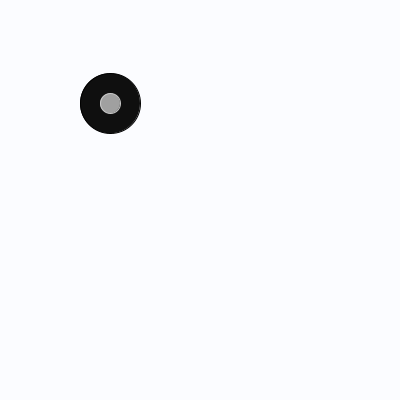
Frame 1 (no input)
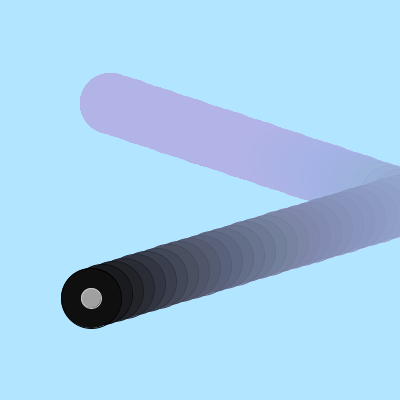
Frame 60 (the mouse pressed at the canvas centre just before this capture)
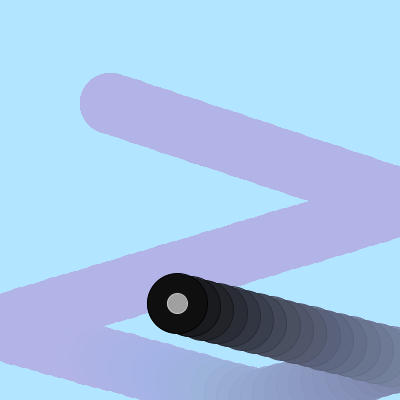
Frame 120 (the mouse held since frame 60 and released just before this capture)

The Processing sketch that drew these frames (run headless with seeded random() and noise(); from frame 60 on, the mouse is pressed at the canvas centre):

// Processing sketch: processing_27246
// ── processing_27246.pde



float x = 100;
float y = 100;
float xspeed = 10;
float yspeed = 3.3;

void setup() {
  size(400,400);
  smooth();
  background(255);
}

void draw() {
  noStroke();
  fill(255,180, 390, 5);
  rect(0,0,width,height);
   noStroke();
  fill(160,180, 390, 5);
  rect(0,0,width,height);
  noStroke();
  fill(160,180, 390, 5);
  rect(0,0,width,height);
  
  // Add the current speed to the location.
  x = x + xspeed;
  y = y + yspeed;

  // Check for bouncing
  if ((x > width) || (x < 0)) {
    xspeed = xspeed * -1.10;
  }
  if ((y > height) || (y < 0)) {
    yspeed = yspeed * -1.01;
  }

  // Display at x,y location
  stroke(0);
  fill(15);
  ellipse(x,y,60,60);
    stroke(200);
  fill(160);
  ellipse(x,y,20,20);
}

                
                
